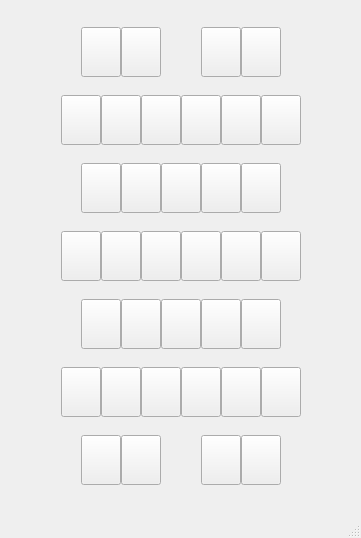
<?xml version="1.0" encoding="UTF-8"?>
<ui version="4.0">
 <class>MainWindow</class>
 <widget class="QMainWindow" name="MainWindow">
  <property name="geometry">
   <rect>
    <x>0</x>
    <y>0</y>
    <width>361</width>
    <height>538</height>
   </rect>
  </property>
  <property name="windowTitle">
   <string>MainWindow</string>
  </property>
  <widget class="QWidget" name="centralwidget">
   <layout class="QHBoxLayout" name="horizontalLayout">
    <item>
     <layout class="QVBoxLayout" name="verticalLayout">
      <property name="spacing">
       <number>0</number>
      </property>
      <item>
       <layout class="QHBoxLayout" name="horizontalLayout_2">
        <property name="spacing">
         <number>0</number>
        </property>
        <item>
         <spacer name="horizontalSpacer_2">
          <property name="orientation">
           <enum>Qt::Horizontal</enum>
          </property>
          <property name="sizeHint" stdset="0">
           <size>
            <width>40</width>
            <height>20</height>
           </size>
          </property>
         </spacer>
        </item>
        <item>
         <widget class="QPushButton" name="pushButton">
          <property name="sizePolicy">
           <sizepolicy hsizetype="Maximum" vsizetype="Minimum">
            <horstretch>0</horstretch>
            <verstretch>0</verstretch>
           </sizepolicy>
          </property>
          <property name="minimumSize">
           <size>
            <width>0</width>
            <height>50</height>
           </size>
          </property>
          <property name="maximumSize">
           <size>
            <width>50</width>
            <height>50</height>
           </size>
          </property>
          <property name="text">
           <string/>
          </property>
          <attribute name="buttonGroup">
           <string notr="true">buttonGroup</string>
          </attribute>
         </widget>
        </item>
        <item>
         <widget class="QPushButton" name="pushButton_11">
          <property name="sizePolicy">
           <sizepolicy hsizetype="Maximum" vsizetype="Minimum">
            <horstretch>0</horstretch>
            <verstretch>0</verstretch>
           </sizepolicy>
          </property>
          <property name="minimumSize">
           <size>
            <width>0</width>
            <height>50</height>
           </size>
          </property>
          <property name="maximumSize">
           <size>
            <width>50</width>
            <height>50</height>
           </size>
          </property>
          <property name="text">
           <string/>
          </property>
          <attribute name="buttonGroup">
           <string notr="true">buttonGroup</string>
          </attribute>
         </widget>
        </item>
        <item>
         <spacer name="horizontalSpacer">
          <property name="orientation">
           <enum>Qt::Horizontal</enum>
          </property>
          <property name="sizeType">
           <enum>QSizePolicy::Fixed</enum>
          </property>
          <property name="sizeHint" stdset="0">
           <size>
            <width>40</width>
            <height>20</height>
           </size>
          </property>
         </spacer>
        </item>
        <item>
         <widget class="QPushButton" name="pushButton_12">
          <property name="sizePolicy">
           <sizepolicy hsizetype="Maximum" vsizetype="Minimum">
            <horstretch>0</horstretch>
            <verstretch>0</verstretch>
           </sizepolicy>
          </property>
          <property name="minimumSize">
           <size>
            <width>0</width>
            <height>50</height>
           </size>
          </property>
          <property name="maximumSize">
           <size>
            <width>50</width>
            <height>50</height>
           </size>
          </property>
          <property name="text">
           <string/>
          </property>
          <attribute name="buttonGroup">
           <string notr="true">buttonGroup</string>
          </attribute>
         </widget>
        </item>
        <item>
         <widget class="QPushButton" name="pushButton_13">
          <property name="sizePolicy">
           <sizepolicy hsizetype="Maximum" vsizetype="Minimum">
            <horstretch>0</horstretch>
            <verstretch>0</verstretch>
           </sizepolicy>
          </property>
          <property name="minimumSize">
           <size>
            <width>0</width>
            <height>50</height>
           </size>
          </property>
          <property name="maximumSize">
           <size>
            <width>50</width>
            <height>50</height>
           </size>
          </property>
          <property name="text">
           <string/>
          </property>
          <attribute name="buttonGroup">
           <string notr="true">buttonGroup</string>
          </attribute>
         </widget>
        </item>
        <item>
         <spacer name="horizontalSpacer_3">
          <property name="orientation">
           <enum>Qt::Horizontal</enum>
          </property>
          <property name="sizeHint" stdset="0">
           <size>
            <width>40</width>
            <height>20</height>
           </size>
          </property>
         </spacer>
        </item>
       </layout>
      </item>
      <item>
       <layout class="QHBoxLayout" name="horizontalLayout_3">
        <property name="spacing">
         <number>0</number>
        </property>
        <item>
         <spacer name="horizontalSpacer_11">
          <property name="orientation">
           <enum>Qt::Horizontal</enum>
          </property>
          <property name="sizeHint" stdset="0">
           <size>
            <width>40</width>
            <height>20</height>
           </size>
          </property>
         </spacer>
        </item>
        <item>
         <widget class="QPushButton" name="pushButton_19">
          <property name="sizePolicy">
           <sizepolicy hsizetype="Maximum" vsizetype="Minimum">
            <horstretch>0</horstretch>
            <verstretch>0</verstretch>
           </sizepolicy>
          </property>
          <property name="minimumSize">
           <size>
            <width>0</width>
            <height>50</height>
           </size>
          </property>
          <property name="maximumSize">
           <size>
            <width>50</width>
            <height>50</height>
           </size>
          </property>
          <property name="text">
           <string/>
          </property>
          <attribute name="buttonGroup">
           <string notr="true">buttonGroup</string>
          </attribute>
         </widget>
        </item>
        <item>
         <widget class="QPushButton" name="pushButton_18">
          <property name="sizePolicy">
           <sizepolicy hsizetype="Maximum" vsizetype="Minimum">
            <horstretch>0</horstretch>
            <verstretch>0</verstretch>
           </sizepolicy>
          </property>
          <property name="minimumSize">
           <size>
            <width>0</width>
            <height>50</height>
           </size>
          </property>
          <property name="maximumSize">
           <size>
            <width>50</width>
            <height>50</height>
           </size>
          </property>
          <property name="text">
           <string/>
          </property>
          <attribute name="buttonGroup">
           <string notr="true">buttonGroup</string>
          </attribute>
         </widget>
        </item>
        <item>
         <widget class="QPushButton" name="pushButton_17">
          <property name="sizePolicy">
           <sizepolicy hsizetype="Maximum" vsizetype="Minimum">
            <horstretch>0</horstretch>
            <verstretch>0</verstretch>
           </sizepolicy>
          </property>
          <property name="minimumSize">
           <size>
            <width>0</width>
            <height>50</height>
           </size>
          </property>
          <property name="maximumSize">
           <size>
            <width>50</width>
            <height>50</height>
           </size>
          </property>
          <property name="text">
           <string/>
          </property>
          <attribute name="buttonGroup">
           <string notr="true">buttonGroup</string>
          </attribute>
         </widget>
        </item>
        <item>
         <widget class="QPushButton" name="pushButton_16">
          <property name="sizePolicy">
           <sizepolicy hsizetype="Maximum" vsizetype="Minimum">
            <horstretch>0</horstretch>
            <verstretch>0</verstretch>
           </sizepolicy>
          </property>
          <property name="minimumSize">
           <size>
            <width>0</width>
            <height>50</height>
           </size>
          </property>
          <property name="maximumSize">
           <size>
            <width>50</width>
            <height>50</height>
           </size>
          </property>
          <property name="text">
           <string/>
          </property>
          <attribute name="buttonGroup">
           <string notr="true">buttonGroup</string>
          </attribute>
         </widget>
        </item>
        <item>
         <widget class="QPushButton" name="pushButton_15">
          <property name="sizePolicy">
           <sizepolicy hsizetype="Maximum" vsizetype="Minimum">
            <horstretch>0</horstretch>
            <verstretch>0</verstretch>
           </sizepolicy>
          </property>
          <property name="minimumSize">
           <size>
            <width>0</width>
            <height>50</height>
           </size>
          </property>
          <property name="maximumSize">
           <size>
            <width>50</width>
            <height>50</height>
           </size>
          </property>
          <property name="text">
           <string/>
          </property>
          <attribute name="buttonGroup">
           <string notr="true">buttonGroup</string>
          </attribute>
         </widget>
        </item>
        <item>
         <widget class="QPushButton" name="pushButton_14">
          <property name="sizePolicy">
           <sizepolicy hsizetype="Maximum" vsizetype="Minimum">
            <horstretch>0</horstretch>
            <verstretch>0</verstretch>
           </sizepolicy>
          </property>
          <property name="minimumSize">
           <size>
            <width>0</width>
            <height>50</height>
           </size>
          </property>
          <property name="maximumSize">
           <size>
            <width>50</width>
            <height>50</height>
           </size>
          </property>
          <property name="text">
           <string/>
          </property>
          <attribute name="buttonGroup">
           <string notr="true">buttonGroup</string>
          </attribute>
         </widget>
        </item>
        <item>
         <spacer name="horizontalSpacer_12">
          <property name="orientation">
           <enum>Qt::Horizontal</enum>
          </property>
          <property name="sizeHint" stdset="0">
           <size>
            <width>40</width>
            <height>20</height>
           </size>
          </property>
         </spacer>
        </item>
       </layout>
      </item>
      <item>
       <layout class="QHBoxLayout" name="horizontalLayout_4">
        <property name="spacing">
         <number>0</number>
        </property>
        <item>
         <spacer name="horizontalSpacer_4">
          <property name="orientation">
           <enum>Qt::Horizontal</enum>
          </property>
          <property name="sizeHint" stdset="0">
           <size>
            <width>40</width>
            <height>20</height>
           </size>
          </property>
         </spacer>
        </item>
        <item>
         <widget class="QPushButton" name="pushButton_22">
          <property name="sizePolicy">
           <sizepolicy hsizetype="Maximum" vsizetype="Minimum">
            <horstretch>0</horstretch>
            <verstretch>0</verstretch>
           </sizepolicy>
          </property>
          <property name="minimumSize">
           <size>
            <width>0</width>
            <height>50</height>
           </size>
          </property>
          <property name="maximumSize">
           <size>
            <width>50</width>
            <height>50</height>
           </size>
          </property>
          <property name="text">
           <string/>
          </property>
          <attribute name="buttonGroup">
           <string notr="true">buttonGroup</string>
          </attribute>
         </widget>
        </item>
        <item>
         <widget class="QPushButton" name="pushButton_21">
          <property name="sizePolicy">
           <sizepolicy hsizetype="Maximum" vsizetype="Minimum">
            <horstretch>0</horstretch>
            <verstretch>0</verstretch>
           </sizepolicy>
          </property>
          <property name="minimumSize">
           <size>
            <width>0</width>
            <height>50</height>
           </size>
          </property>
          <property name="maximumSize">
           <size>
            <width>50</width>
            <height>50</height>
           </size>
          </property>
          <property name="text">
           <string/>
          </property>
          <attribute name="buttonGroup">
           <string notr="true">buttonGroup</string>
          </attribute>
         </widget>
        </item>
        <item>
         <widget class="QPushButton" name="pushButton_20">
          <property name="sizePolicy">
           <sizepolicy hsizetype="Maximum" vsizetype="Minimum">
            <horstretch>0</horstretch>
            <verstretch>0</verstretch>
           </sizepolicy>
          </property>
          <property name="minimumSize">
           <size>
            <width>0</width>
            <height>50</height>
           </size>
          </property>
          <property name="maximumSize">
           <size>
            <width>50</width>
            <height>50</height>
           </size>
          </property>
          <property name="text">
           <string/>
          </property>
          <attribute name="buttonGroup">
           <string notr="true">buttonGroup</string>
          </attribute>
         </widget>
        </item>
        <item>
         <widget class="QPushButton" name="pushButton_2">
          <property name="sizePolicy">
           <sizepolicy hsizetype="Maximum" vsizetype="Minimum">
            <horstretch>0</horstretch>
            <verstretch>0</verstretch>
           </sizepolicy>
          </property>
          <property name="minimumSize">
           <size>
            <width>0</width>
            <height>50</height>
           </size>
          </property>
          <property name="maximumSize">
           <size>
            <width>50</width>
            <height>50</height>
           </size>
          </property>
          <property name="text">
           <string/>
          </property>
          <attribute name="buttonGroup">
           <string notr="true">buttonGroup</string>
          </attribute>
         </widget>
        </item>
        <item>
         <widget class="QPushButton" name="pushButton_3">
          <property name="sizePolicy">
           <sizepolicy hsizetype="Maximum" vsizetype="Minimum">
            <horstretch>0</horstretch>
            <verstretch>0</verstretch>
           </sizepolicy>
          </property>
          <property name="minimumSize">
           <size>
            <width>0</width>
            <height>50</height>
           </size>
          </property>
          <property name="maximumSize">
           <size>
            <width>50</width>
            <height>50</height>
           </size>
          </property>
          <property name="text">
           <string/>
          </property>
          <attribute name="buttonGroup">
           <string notr="true">buttonGroup</string>
          </attribute>
         </widget>
        </item>
        <item>
         <spacer name="horizontalSpacer_5">
          <property name="orientation">
           <enum>Qt::Horizontal</enum>
          </property>
          <property name="sizeHint" stdset="0">
           <size>
            <width>40</width>
            <height>20</height>
           </size>
          </property>
         </spacer>
        </item>
       </layout>
      </item>
      <item>
       <layout class="QHBoxLayout" name="horizontalLayout_5">
        <property name="spacing">
         <number>0</number>
        </property>
        <item>
         <spacer name="horizontalSpacer_13">
          <property name="orientation">
           <enum>Qt::Horizontal</enum>
          </property>
          <property name="sizeHint" stdset="0">
           <size>
            <width>40</width>
            <height>20</height>
           </size>
          </property>
         </spacer>
        </item>
        <item>
         <widget class="QPushButton" name="pushButton_27">
          <property name="sizePolicy">
           <sizepolicy hsizetype="Maximum" vsizetype="Minimum">
            <horstretch>0</horstretch>
            <verstretch>0</verstretch>
           </sizepolicy>
          </property>
          <property name="minimumSize">
           <size>
            <width>0</width>
            <height>50</height>
           </size>
          </property>
          <property name="maximumSize">
           <size>
            <width>50</width>
            <height>50</height>
           </size>
          </property>
          <property name="text">
           <string/>
          </property>
          <attribute name="buttonGroup">
           <string notr="true">buttonGroup</string>
          </attribute>
         </widget>
        </item>
        <item>
         <widget class="QPushButton" name="pushButton_26">
          <property name="sizePolicy">
           <sizepolicy hsizetype="Maximum" vsizetype="Minimum">
            <horstretch>0</horstretch>
            <verstretch>0</verstretch>
           </sizepolicy>
          </property>
          <property name="minimumSize">
           <size>
            <width>0</width>
            <height>50</height>
           </size>
          </property>
          <property name="maximumSize">
           <size>
            <width>50</width>
            <height>50</height>
           </size>
          </property>
          <property name="text">
           <string/>
          </property>
          <attribute name="buttonGroup">
           <string notr="true">buttonGroup</string>
          </attribute>
         </widget>
        </item>
        <item>
         <widget class="QPushButton" name="pushButton_25">
          <property name="sizePolicy">
           <sizepolicy hsizetype="Maximum" vsizetype="Minimum">
            <horstretch>0</horstretch>
            <verstretch>0</verstretch>
           </sizepolicy>
          </property>
          <property name="minimumSize">
           <size>
            <width>0</width>
            <height>50</height>
           </size>
          </property>
          <property name="maximumSize">
           <size>
            <width>50</width>
            <height>50</height>
           </size>
          </property>
          <property name="text">
           <string/>
          </property>
          <attribute name="buttonGroup">
           <string notr="true">buttonGroup</string>
          </attribute>
         </widget>
        </item>
        <item>
         <widget class="QPushButton" name="pushButton_24">
          <property name="sizePolicy">
           <sizepolicy hsizetype="Maximum" vsizetype="Minimum">
            <horstretch>0</horstretch>
            <verstretch>0</verstretch>
           </sizepolicy>
          </property>
          <property name="minimumSize">
           <size>
            <width>0</width>
            <height>50</height>
           </size>
          </property>
          <property name="maximumSize">
           <size>
            <width>50</width>
            <height>50</height>
           </size>
          </property>
          <property name="text">
           <string/>
          </property>
          <attribute name="buttonGroup">
           <string notr="true">buttonGroup</string>
          </attribute>
         </widget>
        </item>
        <item>
         <widget class="QPushButton" name="pushButton_23">
          <property name="sizePolicy">
           <sizepolicy hsizetype="Maximum" vsizetype="Minimum">
            <horstretch>0</horstretch>
            <verstretch>0</verstretch>
           </sizepolicy>
          </property>
          <property name="minimumSize">
           <size>
            <width>0</width>
            <height>50</height>
           </size>
          </property>
          <property name="maximumSize">
           <size>
            <width>50</width>
            <height>50</height>
           </size>
          </property>
          <property name="text">
           <string/>
          </property>
          <attribute name="buttonGroup">
           <string notr="true">buttonGroup</string>
          </attribute>
         </widget>
        </item>
        <item>
         <widget class="QPushButton" name="pushButton_4">
          <property name="sizePolicy">
           <sizepolicy hsizetype="Maximum" vsizetype="Minimum">
            <horstretch>0</horstretch>
            <verstretch>0</verstretch>
           </sizepolicy>
          </property>
          <property name="minimumSize">
           <size>
            <width>0</width>
            <height>50</height>
           </size>
          </property>
          <property name="maximumSize">
           <size>
            <width>50</width>
            <height>50</height>
           </size>
          </property>
          <property name="text">
           <string/>
          </property>
          <attribute name="buttonGroup">
           <string notr="true">buttonGroup</string>
          </attribute>
         </widget>
        </item>
        <item>
         <spacer name="horizontalSpacer_14">
          <property name="orientation">
           <enum>Qt::Horizontal</enum>
          </property>
          <property name="sizeHint" stdset="0">
           <size>
            <width>40</width>
            <height>20</height>
           </size>
          </property>
         </spacer>
        </item>
       </layout>
      </item>
      <item>
       <layout class="QHBoxLayout" name="horizontalLayout_6">
        <property name="spacing">
         <number>0</number>
        </property>
        <item>
         <spacer name="horizontalSpacer_6">
          <property name="orientation">
           <enum>Qt::Horizontal</enum>
          </property>
          <property name="sizeHint" stdset="0">
           <size>
            <width>40</width>
            <height>20</height>
           </size>
          </property>
         </spacer>
        </item>
        <item>
         <widget class="QPushButton" name="pushButton_31">
          <property name="sizePolicy">
           <sizepolicy hsizetype="Maximum" vsizetype="Minimum">
            <horstretch>0</horstretch>
            <verstretch>0</verstretch>
           </sizepolicy>
          </property>
          <property name="minimumSize">
           <size>
            <width>0</width>
            <height>50</height>
           </size>
          </property>
          <property name="maximumSize">
           <size>
            <width>50</width>
            <height>50</height>
           </size>
          </property>
          <property name="text">
           <string/>
          </property>
          <attribute name="buttonGroup">
           <string notr="true">buttonGroup</string>
          </attribute>
         </widget>
        </item>
        <item>
         <widget class="QPushButton" name="pushButton_30">
          <property name="sizePolicy">
           <sizepolicy hsizetype="Maximum" vsizetype="Minimum">
            <horstretch>0</horstretch>
            <verstretch>0</verstretch>
           </sizepolicy>
          </property>
          <property name="minimumSize">
           <size>
            <width>0</width>
            <height>50</height>
           </size>
          </property>
          <property name="maximumSize">
           <size>
            <width>50</width>
            <height>50</height>
           </size>
          </property>
          <property name="text">
           <string/>
          </property>
          <attribute name="buttonGroup">
           <string notr="true">buttonGroup</string>
          </attribute>
         </widget>
        </item>
        <item>
         <widget class="QPushButton" name="pushButton_29">
          <property name="sizePolicy">
           <sizepolicy hsizetype="Maximum" vsizetype="Minimum">
            <horstretch>0</horstretch>
            <verstretch>0</verstretch>
           </sizepolicy>
          </property>
          <property name="minimumSize">
           <size>
            <width>0</width>
            <height>50</height>
           </size>
          </property>
          <property name="maximumSize">
           <size>
            <width>50</width>
            <height>50</height>
           </size>
          </property>
          <property name="text">
           <string/>
          </property>
          <attribute name="buttonGroup">
           <string notr="true">buttonGroup</string>
          </attribute>
         </widget>
        </item>
        <item>
         <widget class="QPushButton" name="pushButton_5">
          <property name="sizePolicy">
           <sizepolicy hsizetype="Maximum" vsizetype="Minimum">
            <horstretch>0</horstretch>
            <verstretch>0</verstretch>
           </sizepolicy>
          </property>
          <property name="minimumSize">
           <size>
            <width>0</width>
            <height>50</height>
           </size>
          </property>
          <property name="maximumSize">
           <size>
            <width>50</width>
            <height>50</height>
           </size>
          </property>
          <property name="text">
           <string/>
          </property>
          <attribute name="buttonGroup">
           <string notr="true">buttonGroup</string>
          </attribute>
         </widget>
        </item>
        <item>
         <widget class="QPushButton" name="pushButton_28">
          <property name="sizePolicy">
           <sizepolicy hsizetype="Maximum" vsizetype="Minimum">
            <horstretch>0</horstretch>
            <verstretch>0</verstretch>
           </sizepolicy>
          </property>
          <property name="minimumSize">
           <size>
            <width>0</width>
            <height>50</height>
           </size>
          </property>
          <property name="maximumSize">
           <size>
            <width>50</width>
            <height>50</height>
           </size>
          </property>
          <property name="text">
           <string/>
          </property>
          <attribute name="buttonGroup">
           <string notr="true">buttonGroup</string>
          </attribute>
         </widget>
        </item>
        <item>
         <spacer name="horizontalSpacer_7">
          <property name="orientation">
           <enum>Qt::Horizontal</enum>
          </property>
          <property name="sizeHint" stdset="0">
           <size>
            <width>40</width>
            <height>20</height>
           </size>
          </property>
         </spacer>
        </item>
       </layout>
      </item>
      <item>
       <layout class="QHBoxLayout" name="horizontalLayout_7">
        <property name="spacing">
         <number>0</number>
        </property>
        <item>
         <spacer name="horizontalSpacer_15">
          <property name="orientation">
           <enum>Qt::Horizontal</enum>
          </property>
          <property name="sizeHint" stdset="0">
           <size>
            <width>40</width>
            <height>20</height>
           </size>
          </property>
         </spacer>
        </item>
        <item>
         <widget class="QPushButton" name="pushButton_36">
          <property name="sizePolicy">
           <sizepolicy hsizetype="Maximum" vsizetype="Minimum">
            <horstretch>0</horstretch>
            <verstretch>0</verstretch>
           </sizepolicy>
          </property>
          <property name="minimumSize">
           <size>
            <width>0</width>
            <height>50</height>
           </size>
          </property>
          <property name="maximumSize">
           <size>
            <width>50</width>
            <height>50</height>
           </size>
          </property>
          <property name="text">
           <string/>
          </property>
          <attribute name="buttonGroup">
           <string notr="true">buttonGroup</string>
          </attribute>
         </widget>
        </item>
        <item>
         <widget class="QPushButton" name="pushButton_35">
          <property name="sizePolicy">
           <sizepolicy hsizetype="Maximum" vsizetype="Minimum">
            <horstretch>0</horstretch>
            <verstretch>0</verstretch>
           </sizepolicy>
          </property>
          <property name="minimumSize">
           <size>
            <width>0</width>
            <height>50</height>
           </size>
          </property>
          <property name="maximumSize">
           <size>
            <width>50</width>
            <height>50</height>
           </size>
          </property>
          <property name="text">
           <string/>
          </property>
          <attribute name="buttonGroup">
           <string notr="true">buttonGroup</string>
          </attribute>
         </widget>
        </item>
        <item>
         <widget class="QPushButton" name="pushButton_34">
          <property name="sizePolicy">
           <sizepolicy hsizetype="Maximum" vsizetype="Minimum">
            <horstretch>0</horstretch>
            <verstretch>0</verstretch>
           </sizepolicy>
          </property>
          <property name="minimumSize">
           <size>
            <width>0</width>
            <height>50</height>
           </size>
          </property>
          <property name="maximumSize">
           <size>
            <width>50</width>
            <height>50</height>
           </size>
          </property>
          <property name="text">
           <string/>
          </property>
          <attribute name="buttonGroup">
           <string notr="true">buttonGroup</string>
          </attribute>
         </widget>
        </item>
        <item>
         <widget class="QPushButton" name="pushButton_33">
          <property name="sizePolicy">
           <sizepolicy hsizetype="Maximum" vsizetype="Minimum">
            <horstretch>0</horstretch>
            <verstretch>0</verstretch>
           </sizepolicy>
          </property>
          <property name="minimumSize">
           <size>
            <width>0</width>
            <height>50</height>
           </size>
          </property>
          <property name="maximumSize">
           <size>
            <width>50</width>
            <height>50</height>
           </size>
          </property>
          <property name="text">
           <string/>
          </property>
          <attribute name="buttonGroup">
           <string notr="true">buttonGroup</string>
          </attribute>
         </widget>
        </item>
        <item>
         <widget class="QPushButton" name="pushButton_32">
          <property name="sizePolicy">
           <sizepolicy hsizetype="Maximum" vsizetype="Minimum">
            <horstretch>0</horstretch>
            <verstretch>0</verstretch>
           </sizepolicy>
          </property>
          <property name="minimumSize">
           <size>
            <width>0</width>
            <height>50</height>
           </size>
          </property>
          <property name="maximumSize">
           <size>
            <width>50</width>
            <height>50</height>
           </size>
          </property>
          <property name="text">
           <string/>
          </property>
          <attribute name="buttonGroup">
           <string notr="true">buttonGroup</string>
          </attribute>
         </widget>
        </item>
        <item>
         <widget class="QPushButton" name="pushButton_6">
          <property name="sizePolicy">
           <sizepolicy hsizetype="Maximum" vsizetype="Minimum">
            <horstretch>0</horstretch>
            <verstretch>0</verstretch>
           </sizepolicy>
          </property>
          <property name="minimumSize">
           <size>
            <width>0</width>
            <height>50</height>
           </size>
          </property>
          <property name="maximumSize">
           <size>
            <width>50</width>
            <height>50</height>
           </size>
          </property>
          <property name="text">
           <string/>
          </property>
          <attribute name="buttonGroup">
           <string notr="true">buttonGroup</string>
          </attribute>
         </widget>
        </item>
        <item>
         <spacer name="horizontalSpacer_16">
          <property name="orientation">
           <enum>Qt::Horizontal</enum>
          </property>
          <property name="sizeHint" stdset="0">
           <size>
            <width>40</width>
            <height>20</height>
           </size>
          </property>
         </spacer>
        </item>
       </layout>
      </item>
      <item>
       <layout class="QHBoxLayout" name="horizontalLayout_8">
        <property name="spacing">
         <number>0</number>
        </property>
        <item>
         <spacer name="horizontalSpacer_8">
          <property name="orientation">
           <enum>Qt::Horizontal</enum>
          </property>
          <property name="sizeHint" stdset="0">
           <size>
            <width>40</width>
            <height>20</height>
           </size>
          </property>
         </spacer>
        </item>
        <item>
         <widget class="QPushButton" name="pushButton_7">
          <property name="sizePolicy">
           <sizepolicy hsizetype="Maximum" vsizetype="Minimum">
            <horstretch>0</horstretch>
            <verstretch>0</verstretch>
           </sizepolicy>
          </property>
          <property name="minimumSize">
           <size>
            <width>0</width>
            <height>50</height>
           </size>
          </property>
          <property name="maximumSize">
           <size>
            <width>50</width>
            <height>50</height>
           </size>
          </property>
          <property name="text">
           <string/>
          </property>
          <attribute name="buttonGroup">
           <string notr="true">buttonGroup</string>
          </attribute>
         </widget>
        </item>
        <item>
         <widget class="QPushButton" name="pushButton_8">
          <property name="sizePolicy">
           <sizepolicy hsizetype="Maximum" vsizetype="Minimum">
            <horstretch>0</horstretch>
            <verstretch>0</verstretch>
           </sizepolicy>
          </property>
          <property name="minimumSize">
           <size>
            <width>0</width>
            <height>50</height>
           </size>
          </property>
          <property name="maximumSize">
           <size>
            <width>50</width>
            <height>50</height>
           </size>
          </property>
          <property name="text">
           <string/>
          </property>
          <attribute name="buttonGroup">
           <string notr="true">buttonGroup</string>
          </attribute>
         </widget>
        </item>
        <item>
         <spacer name="horizontalSpacer_10">
          <property name="orientation">
           <enum>Qt::Horizontal</enum>
          </property>
          <property name="sizeType">
           <enum>QSizePolicy::Fixed</enum>
          </property>
          <property name="sizeHint" stdset="0">
           <size>
            <width>40</width>
            <height>20</height>
           </size>
          </property>
         </spacer>
        </item>
        <item>
         <widget class="QPushButton" name="pushButton_9">
          <property name="sizePolicy">
           <sizepolicy hsizetype="Maximum" vsizetype="Minimum">
            <horstretch>0</horstretch>
            <verstretch>0</verstretch>
           </sizepolicy>
          </property>
          <property name="minimumSize">
           <size>
            <width>0</width>
            <height>50</height>
           </size>
          </property>
          <property name="maximumSize">
           <size>
            <width>50</width>
            <height>50</height>
           </size>
          </property>
          <property name="text">
           <string/>
          </property>
          <attribute name="buttonGroup">
           <string notr="true">buttonGroup</string>
          </attribute>
         </widget>
        </item>
        <item>
         <widget class="QPushButton" name="pushButton_10">
          <property name="sizePolicy">
           <sizepolicy hsizetype="Maximum" vsizetype="Minimum">
            <horstretch>0</horstretch>
            <verstretch>0</verstretch>
           </sizepolicy>
          </property>
          <property name="minimumSize">
           <size>
            <width>0</width>
            <height>50</height>
           </size>
          </property>
          <property name="maximumSize">
           <size>
            <width>50</width>
            <height>50</height>
           </size>
          </property>
          <property name="text">
           <string/>
          </property>
          <attribute name="buttonGroup">
           <string notr="true">buttonGroup</string>
          </attribute>
         </widget>
        </item>
        <item>
         <spacer name="horizontalSpacer_9">
          <property name="orientation">
           <enum>Qt::Horizontal</enum>
          </property>
          <property name="sizeHint" stdset="0">
           <size>
            <width>40</width>
            <height>20</height>
           </size>
          </property>
         </spacer>
        </item>
       </layout>
      </item>
     </layout>
    </item>
   </layout>
  </widget>
  <widget class="QMenuBar" name="menubar">
   <property name="geometry">
    <rect>
     <x>0</x>
     <y>0</y>
     <width>361</width>
     <height>22</height>
    </rect>
   </property>
  </widget>
  <widget class="QStatusBar" name="statusbar"/>
 </widget>
 <resources/>
 <connections/>
 <buttongroups>
  <buttongroup name="buttonGroup">
   <property name="exclusive">
    <bool>false</bool>
   </property>
  </buttongroup>
 </buttongroups>
</ui>
